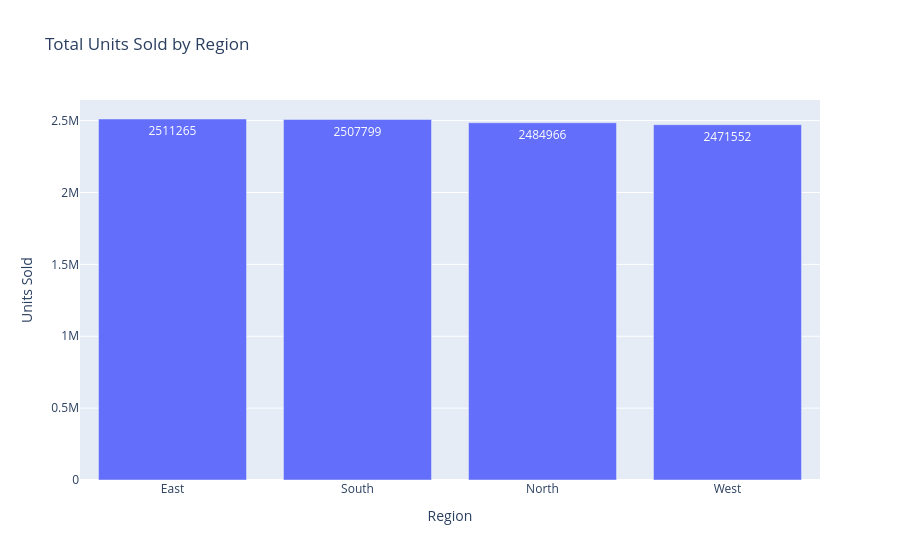

Notebook code cell kept with this figure:
### Code cell
fig = px.bar(
    region_sales,
    x="Region",
    y="Units Sold",
    title="Total Units Sold by Region",
    text="Units Sold"
)

fig.show()

### Figure 1 — Plotly figure (JSON) as saved in the notebook; plotly's stock layout.template omitted (floating-point values rounded to 4 significant figures)
{"data": [{"hovertemplate": "Region=%{x}<br>Units Sold=%{text}<extra></extra>", "legendgroup": "", "marker": {"color": "#636efa", "pattern": {"shape": ""}}, "name": "", "orientation": "v", "showlegend": false, "text": [2511000.0, 2508000.0, 2485000.0, 2472000.0], "textposition": "auto", "type": "bar", "x": ["East", "South", "North", "West"], "xaxis": "x", "y": [2511265, 2507799, 2484966, 2471552], "yaxis": "y"}], "layout": {"barmode": "relative", "legend": {"tracegroupgap": 0}, "title": {"text": "Total Units Sold by Region"}, "xaxis": {"anchor": "y", "domain": [0, 1], "title": {"text": "Region"}}, "yaxis": {"anchor": "x", "domain": [0, 1], "title": {"text": "Units Sold"}}}}
